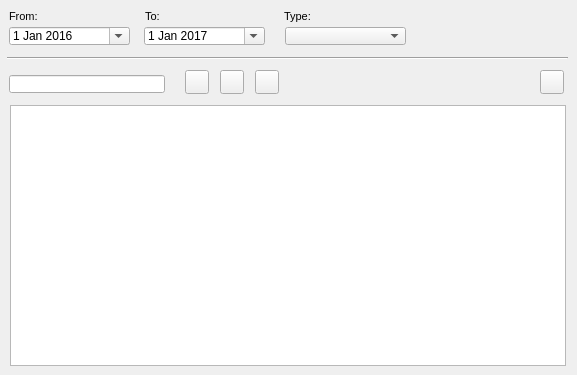
    <widget class="QWidget" name="tab_18">
     <attribute name="title">
      <string>Document</string>
     </attribute>
     <widget class="QTableView" name="tbl_document">
      <property name="geometry">
       <rect>
        <x>10</x>
        <y>105</y>
        <width>556</width>
        <height>261</height>
       </rect>
      </property>
      <property name="sortingEnabled">
       <bool>true</bool>
      </property>
     </widget>
     <widget class="QLabel" name="label_doc_from">
      <property name="geometry">
       <rect>
        <x>9</x>
        <y>5</y>
        <width>90</width>
        <height>22</height>
       </rect>
      </property>
      <property name="font">
       <font>
        <pointsize>8</pointsize>
       </font>
      </property>
      <property name="frameShape">
       <enum>QFrame::NoFrame</enum>
      </property>
      <property name="frameShadow">
       <enum>QFrame::Plain</enum>
      </property>
      <property name="text">
       <string>From:</string>
      </property>
      <property name="textFormat">
       <enum>Qt::AutoText</enum>
      </property>
      <property name="scaledContents">
       <bool>false</bool>
      </property>
      <property name="alignment">
       <set>Qt::AlignLeading|Qt::AlignLeft|Qt::AlignVCenter</set>
      </property>
      <property name="margin">
       <number>3</number>
      </property>
     </widget>
     <widget class="QComboBox" name="doc_type">
      <property name="geometry">
       <rect>
        <x>285</x>
        <y>27</y>
        <width>121</width>
        <height>18</height>
       </rect>
      </property>
     </widget>
     <widget class="Line" name="line_6">
      <property name="geometry">
       <rect>
        <x>7</x>
        <y>50</y>
        <width>561</width>
        <height>16</height>
       </rect>
      </property>
      <property name="orientation">
       <enum>Qt::Horizontal</enum>
      </property>
     </widget>
     <widget class="QLabel" name="label_doc_type">
      <property name="geometry">
       <rect>
        <x>284</x>
        <y>5</y>
        <width>61</width>
        <height>22</height>
       </rect>
      </property>
      <property name="font">
       <font>
        <pointsize>8</pointsize>
       </font>
      </property>
      <property name="layoutDirection">
       <enum>Qt::LeftToRight</enum>
      </property>
      <property name="frameShape">
       <enum>QFrame::NoFrame</enum>
      </property>
      <property name="frameShadow">
       <enum>QFrame::Raised</enum>
      </property>
      <property name="text">
       <string>Type:</string>
      </property>
      <property name="textFormat">
       <enum>Qt::AutoText</enum>
      </property>
      <property name="scaledContents">
       <bool>false</bool>
      </property>
      <property name="margin">
       <number>3</number>
      </property>
     </widget>
     <widget class="QLabel" name="label_doc_to">
      <property name="geometry">
       <rect>
        <x>145</x>
        <y>5</y>
        <width>113</width>
        <height>22</height>
       </rect>
      </property>
      <property name="font">
       <font>
        <pointsize>8</pointsize>
       </font>
      </property>
      <property name="frameShape">
       <enum>QFrame::NoFrame</enum>
      </property>
      <property name="frameShadow">
       <enum>QFrame::Raised</enum>
      </property>
      <property name="text">
       <string>To:</string>
      </property>
      <property name="textFormat">
       <enum>Qt::AutoText</enum>
      </property>
      <property name="scaledContents">
       <bool>false</bool>
      </property>
      <property name="margin">
       <number>3</number>
      </property>
     </widget>
     <widget class="QDateEdit" name="date_document_from">
      <property name="geometry">
       <rect>
        <x>9</x>
        <y>27</y>
        <width>121</width>
        <height>18</height>
       </rect>
      </property>
      <property name="date">
       <date>
        <year>2016</year>
        <month>1</month>
        <day>1</day>
       </date>
      </property>
      <property name="calendarPopup">
       <bool>true</bool>
      </property>
     </widget>
     <widget class="QDateEdit" name="date_document_to">
      <property name="geometry">
       <rect>
        <x>144</x>
        <y>27</y>
        <width>121</width>
        <height>18</height>
       </rect>
      </property>
      <property name="date">
       <date>
        <year>2017</year>
        <month>1</month>
        <day>1</day>
       </date>
      </property>
      <property name="calendarPopup">
       <bool>true</bool>
      </property>
     </widget>
     <widget class="QLineEdit" name="doc_id">
      <property name="geometry">
       <rect>
        <x>9</x>
        <y>75</y>
        <width>156</width>
        <height>18</height>
       </rect>
      </property>
     </widget>
     <widget class="QPushButton" name="btn_open_doc">
      <property name="geometry">
       <rect>
        <x>540</x>
        <y>70</y>
        <width>24</width>
        <height>24</height>
       </rect>
      </property>
      <property name="toolTip">
       <string>&lt;html&gt;&lt;head/&gt;&lt;body&gt;&lt;p&gt;Open document&lt;/p&gt;&lt;/body&gt;&lt;/html&gt;</string>
      </property>
      <property name="text">
       <string/>
      </property>
      <property name="icon">
       <iconset>
        <normaloff>../icons/170b.png</normaloff>../icons/170b.png</iconset>
      </property>
      <property name="iconSize">
       <size>
        <width>22</width>
        <height>22</height>
       </size>
      </property>
     </widget>
     <widget class="QPushButton" name="btn_doc_new">
      <property name="geometry">
       <rect>
        <x>255</x>
        <y>70</y>
        <width>24</width>
        <height>24</height>
       </rect>
      </property>
      <property name="toolTip">
       <string>&lt;html&gt;&lt;head/&gt;&lt;body&gt;&lt;p&gt;New document&lt;/p&gt;&lt;/body&gt;&lt;/html&gt;</string>
      </property>
      <property name="text">
       <string/>
      </property>
      <property name="icon">
       <iconset>
        <normaloff>../icons/171b.png</normaloff>../icons/171b.png</iconset>
      </property>
      <property name="iconSize">
       <size>
        <width>22</width>
        <height>22</height>
       </size>
      </property>
     </widget>
     <widget class="QPushButton" name="btn_doc_insert">
      <property name="geometry">
       <rect>
        <x>185</x>
        <y>70</y>
        <width>24</width>
        <height>24</height>
       </rect>
      </property>
      <property name="text">
       <string/>
      </property>
      <property name="icon">
       <iconset>
        <normaloff>../icons/111b.png</normaloff>../icons/111b.png</iconset>
      </property>
      <property name="iconSize">
       <size>
        <width>22</width>
        <height>22</height>
       </size>
      </property>
     </widget>
     <widget class="QPushButton" name="btn_doc_delete">
      <property name="geometry">
       <rect>
        <x>220</x>
        <y>70</y>
        <width>24</width>
        <height>24</height>
       </rect>
      </property>
      <property name="toolTip">
       <string>&lt;html&gt;&lt;head/&gt;&lt;body&gt;&lt;p&gt;Unlink document&lt;/p&gt;&lt;/body&gt;&lt;/html&gt;</string>
      </property>
      <property name="text">
       <string/>
      </property>
      <property name="icon">
       <iconset>
        <normaloff>../icons/112b.png</normaloff>../icons/112b.png</iconset>
      </property>
      <property name="iconSize">
       <size>
        <width>22</width>
        <height>22</height>
       </size>
      </property>
     </widget>
    </widget>
